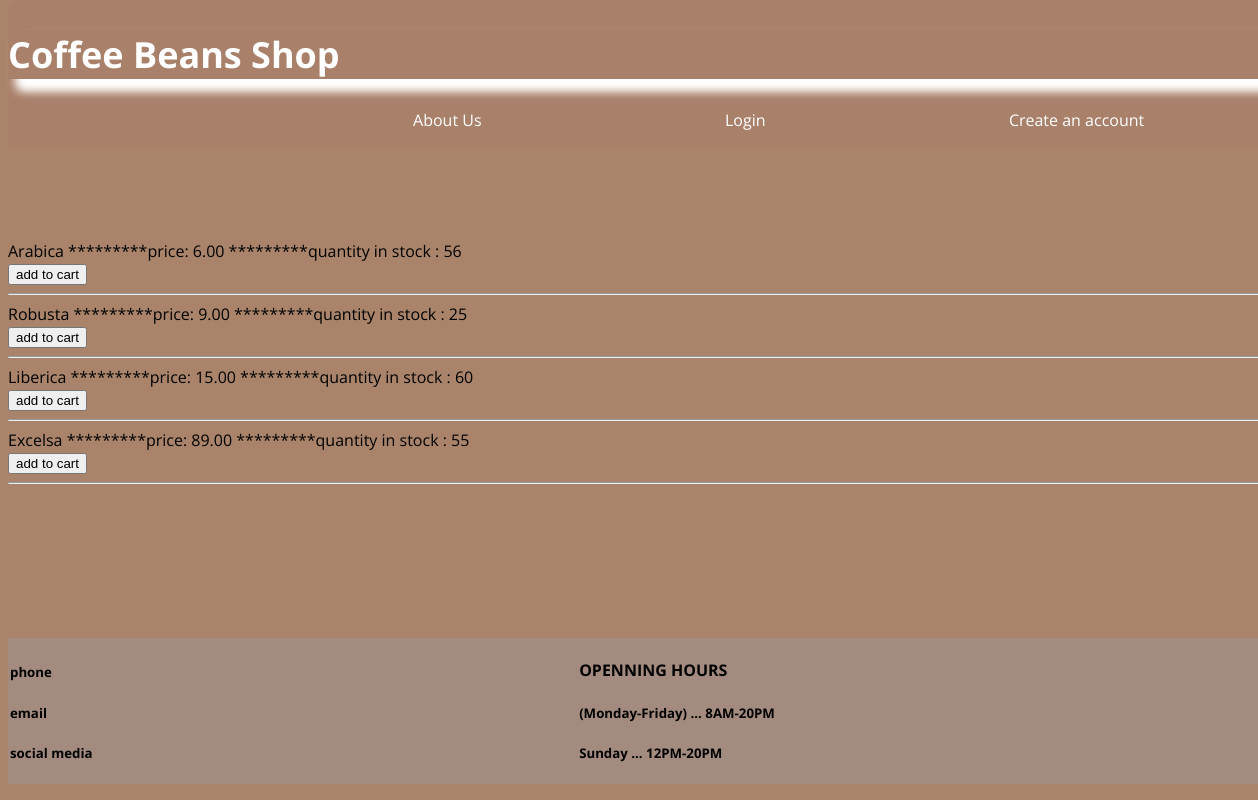
The page / (signed in) on the database its author committed.
### productsapp/models.py (models this page shows)
class Product(models.Model):
    name = models.CharField(max_length=50)
    price = models.DecimalField(max_digits=5, decimal_places=2)
    stock = models.PositiveIntegerField()

### productsapp/views.py (the view)
# urls.py: 2. Add a URL to urlpatterns:  path('', views.home, name='home')
def home(request):
    products = Product.objects.all()
    return render(request , 'home/products.html' , {'products':products})

### templates/home/products.html (shortened to what this page needs)
{% extends 'home/base.html' %}
{% load static %}
{% block content %}
<h1>
</h1>
<nav>
    <h1><a href="{% url "home" %}">
            <h1>Coffee Beans Shop</h1>
        </a></h1>
    <ul>
        <li><a href="{% url "about" %}">About Us</a></li>
        <li><a href="{% url "login" %}">Login</a></li>
        <li><a href="{% url "register" %}">Create an account</a></li>
    </ul>
</nav>
<div class="partition" style="position: absolute;top: 30%;width: 100%;">
    {% for pro in products %}
    <tr>
        <td>{{ pro.name }}</td>
        <td>*********price:</td>
        <td>{{ pro.price }}</td>
        <td>*********quantity in stock : </td>
        <td>{{ pro.stock }}</t  d>
            <form  method="post">
                <input type="submit" value="add to cart" class="btn btn-outline-light">
            </form>
        <hr>
    </tr>
{% endfor %}
</div>
<footer>
    <ul>
        <li>
            <h4>OPENNING HOURS</h4>
            <h5>(Monday-Friday) ... 8AM-20PM</h5>
            <h5>Sunday ... 12PM-20PM</h5>
        </li>
        <li>
            <h5>phone </h5>
            <h5>email</h5>
            <h5>social media</h5>
        </li>
    </ul>
</footer>
{% endblock content %}

### static/CSS/styles.css (style rules this page uses)
ul { display: flex; justify-content: space-around; }
li { list-style-type: none; }
nav { background-color: #A9806A; position: fixed; top: 0; width: 100%; border-radius: 10px 0px 10px; box-shadow: 0px 10px 10 px rgba(0, 0, 0); }
a { color: aliceblue; text-decoration: none; }
a:link { color: rgb(255, 255, 255); }
li:last-child { position: absolute; left: 2px; }
footer, footer ul { position: absolute; bottom: 0; width: 100%; background-color: rgba(158, 148, 148, 0.507); }
footer ul { align-items: flex-end; }
body { background-color:#a9846a; font-family: "Open Sans"; }
h1 { box-shadow: 10px 10px 10px rgb(255, 255, 255); }

### rows shown on the page
Product: name "Arabica", price "6.00", stock "56"
Product: name "Robusta", price "9.00", stock "25"
Product: name "Liberica", price "15.00", stock "60"
Product: name "Excelsa", price "89.00", stock "55"
